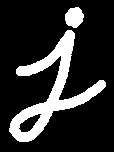

Here is the Python script that generated this plot:
import cv2
import numpy as np
import math
from PIL import Image

structElem = np.array([[0,1,0],
                       [1,1,1],
                       [0,1,0]])

def dilation(img, kernel):
    pad = (kernel.shape[1]-1)//2
    img_pad = cv2.copyMakeBorder(img,pad,pad,pad,pad,cv2.BORDER_REPLICATE)
    img_pad = rgb2gray(img_pad)
    img_pad = gray2binary(img_pad)
    result = np.zeros_like(img_pad)
    for x in range(img.shape[1]):
        for y in range(img.shape[0]):
            sum= (kernel*img_pad[y:y+kernel.shape[0],x:x+kernel.shape[1]]).sum()
            if sum ==5:
                result[y,x]=1
            else:
                result[y,x]=0
    return result

def rgb2gray(img):
    return np.dot(img[:,:,:3],[0.2989,0.5870,0.1140])

def gray2binary(gray):
    return (gray>127) & (gray<=255)


img = Image.open(r"assets/morphological.png")
img = np.array(img)

result = dilation(img,structElem)
final_img = Image.fromarray(result).convert('RGB')
final_img.save("Morphological transformation/erosion.png")
final_img.show()